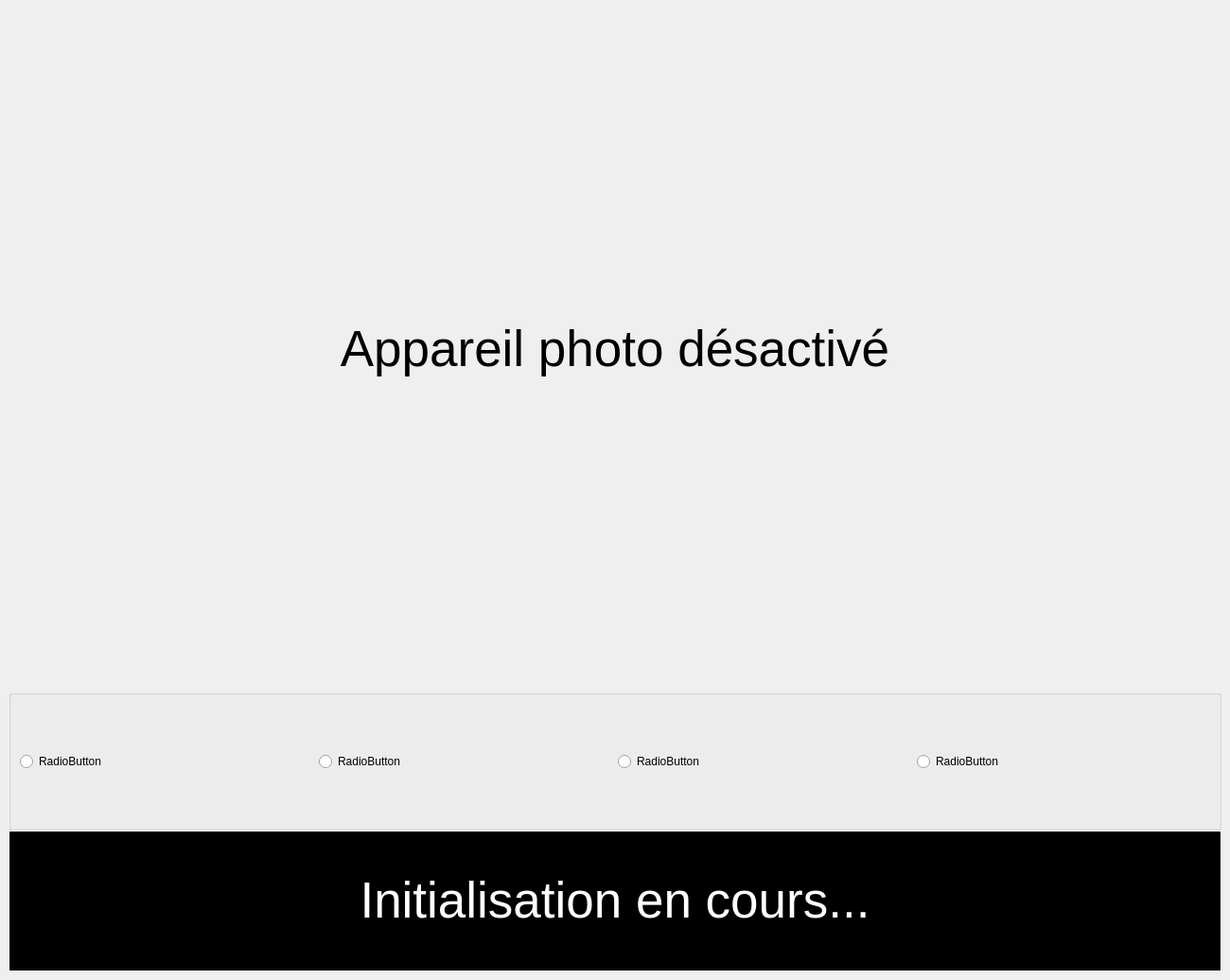
<?xml version="1.0" encoding="UTF-8"?>
<ui version="4.0">
 <class>MainWindow</class>
 <widget class="QMainWindow" name="MainWindow">
  <property name="geometry">
   <rect>
    <x>0</x>
    <y>0</y>
    <width>1300</width>
    <height>1036</height>
   </rect>
  </property>
  <property name="windowTitle">
   <string>MainWindow</string>
  </property>
  <widget class="QWidget" name="centralwidget">
   <layout class="QGridLayout" name="gridLayout">
    <item row="0" column="0">
     <layout class="QVBoxLayout" name="verticalLayout">
      <property name="spacing">
       <number>0</number>
      </property>
      <item>
       <widget class="QLabel" name="image">
        <property name="minimumSize">
         <size>
          <width>1280</width>
          <height>720</height>
         </size>
        </property>
        <property name="font">
         <font>
          <pointsize>40</pointsize>
         </font>
        </property>
        <property name="text">
         <string>Appareil photo désactivé</string>
        </property>
        <property name="alignment">
         <set>Qt::AlignCenter</set>
        </property>
       </widget>
      </item>
      <item>
       <widget class="QGroupBox" name="choicesGroupBox">
        <layout class="QHBoxLayout" name="horizontalLayout">
         <item>
          <widget class="QRadioButton" name="radioButton_3">
           <property name="text">
            <string>RadioButton</string>
           </property>
          </widget>
         </item>
         <item>
          <widget class="QRadioButton" name="radioButton_2">
           <property name="text">
            <string>RadioButton</string>
           </property>
          </widget>
         </item>
         <item>
          <widget class="QRadioButton" name="radioButton">
           <property name="text">
            <string>RadioButton</string>
           </property>
          </widget>
         </item>
         <item>
          <widget class="QRadioButton" name="radioButton_4">
           <property name="text">
            <string>RadioButton</string>
           </property>
          </widget>
         </item>
        </layout>
       </widget>
      </item>
      <item>
       <widget class="QLabel" name="helpText">
        <property name="sizePolicy">
         <sizepolicy hsizetype="Minimum" vsizetype="Minimum">
          <horstretch>0</horstretch>
          <verstretch>0</verstretch>
         </sizepolicy>
        </property>
        <property name="minimumSize">
         <size>
          <width>0</width>
          <height>100</height>
         </size>
        </property>
        <property name="font">
         <font>
          <pointsize>40</pointsize>
         </font>
        </property>
        <property name="focusPolicy">
         <enum>Qt::StrongFocus</enum>
        </property>
        <property name="styleSheet">
         <string notr="true">background-color: rgb(0, 0, 0);
color: rgb(255, 255, 255);</string>
        </property>
        <property name="frameShape">
         <enum>QFrame::Box</enum>
        </property>
        <property name="text">
         <string>Initialisation en cours...</string>
        </property>
        <property name="alignment">
         <set>Qt::AlignCenter</set>
        </property>
       </widget>
      </item>
     </layout>
    </item>
   </layout>
  </widget>
 </widget>
 <resources/>
 <connections/>
</ui>
